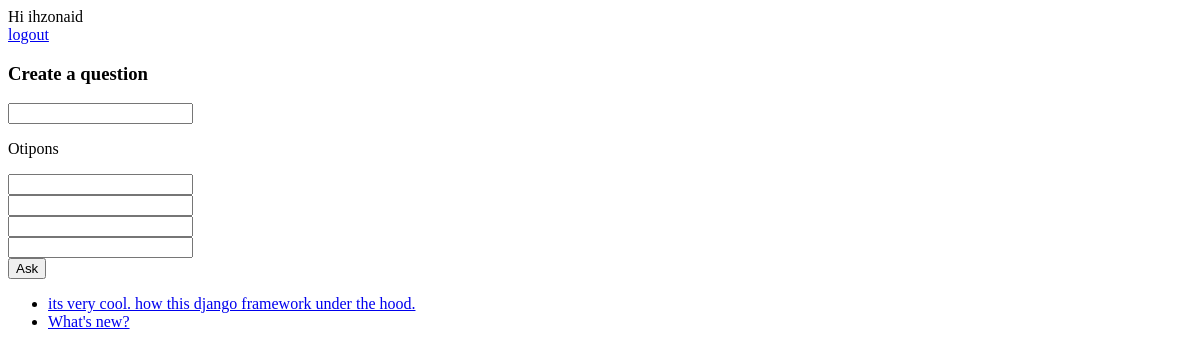
Before: /polls/ (signed in) with the older database file.
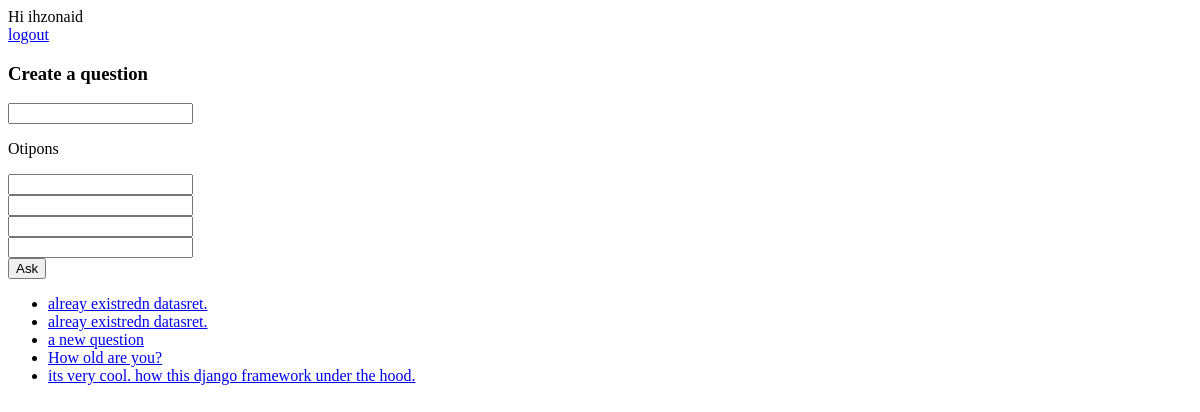
After: the same page with the newer database file.
### polls/models.py (models this page shows, shortened)
class Question(models.Model): #extended Model
	question_text = models.CharField(max_length=200)
	pub_date = models.DateTimeField('date published')
	user = models.ForeignKey(User,on_delete=models.CASCADE)

### polls/views.py (the view)
# urls.py: path('', views.index, name='index'),
def index(request):
    if 'user' in request.session:
        current_user = request.session['user']
        latest_question_list = Question.objects.order_by('-pub_date')[:5]
        context = {
            'latest_question_list': latest_question_list,
            'current_user' : current_user,
        }
        return render(request, 'polls/index.html', context)
    else:
        return render(request, 'polls/main.html')

### polls/templates/polls/index.html (shortened to what this page needs)
<div>
    <div>
        Hi {{ user }}
    </div>
    <div display="float">
        <a href="{% url 'polls:logout' %}">logout</a>
    </div>
</div>
<h3>Create a question </h3>
<form action="{% url 'polls:addQuestion' %}" method="post">
    <input type="text" name="question_text">
    <br>
    <p>Otipons</p>
    <input type="text" name="choice1"> <br>
    <input type="text" name="choice2"> <br>
    <input type="text" name="choice3"> <br>
    <input type="text" name="choice4"> <br>
    <input type="submit" name="submit" value="Ask">
</form>
{% if latest_question_list %}
    <ul>
    {% for question in latest_question_list %}
        <li><a href="{% url 'polls:detail' question.id %}">{{ question.question_text }}</a></li>
    {% endfor %}
    </ul>
{% else %}
    <p>No polls are available.</p>
{% endif %}

Changed rows visible on the page:
no longer on this page (row edited): Question: question_text "What's new?"
added Question: question_text "alreay existredn datasret."
added Question: question_text "alreay existredn datasret."
added Question: question_text "a new question"
added Question: question_text "How old are you?"
